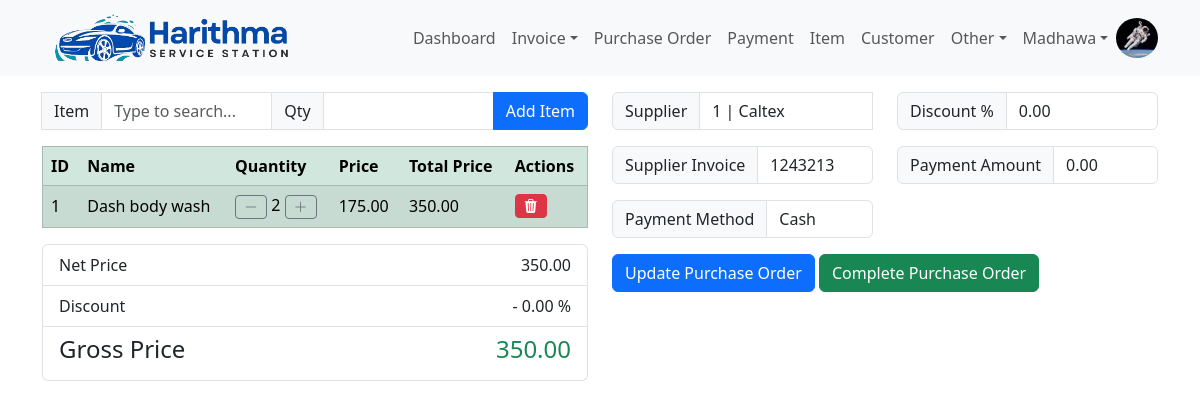
Screenshot of /purchase_order/head/1 (signed in) with the database file from the repository.
### harithmapos/models.py (models this page shows, shortened)
class User(db.Model, UserMixin):
    id = db.Column(db.Integer, primary_key=True)
    email = db.Column(db.String(120), unique=True, nullable=False)
    name = db.Column(db.String(50), nullable=False)
    image = db.Column(db.String(20), default='default.jpg')
    password = db.Column(db.String(60), nullable=False)
    create_dttm = db.Column(db.DateTime, nullable=False, default=datetime.utcnow)
    update_dttm = db.Column(db.DateTime, nullable=False, default=datetime.utcnow)

class PurchaseOrderDetail(db.Model):
    id = db.Column(db.Integer, primary_key=True)
    purchase_order_head_id = db.Column(db.Integer, db.ForeignKey('purchase_order_head.id'), nullable=False)
    item_id = db.Column(db.Integer, db.ForeignKey('item.id'), nullable=False)
    quantity = db.Column(db.Integer, nullable=False)
    total_cost = db.Column(db.Numeric(10,2), nullable=False)
    total_price = db.Column(db.Numeric(10,2), nullable=False)
    discount_pct = db.Column(db.Numeric(10,2), nullable=False)
    created_dttm = db.Column(db.DateTime, nullable=False, default=datetime.utcnow)
    update_dttm = db.Column(db.DateTime, nullable=False, default=datetime.utcnow)

class Item(db.Model):
    id = db.Column(db.Integer, primary_key=True)
    name = db.Column(db.String(100), nullable=False)
    description = db.Column(db.String(255))
    unit_of_measure = db.Column(db.String(20))
    quantity = db.Column(db.Integer)
    unit_cost = db.Column(db.Numeric(10,2))
    unit_price = db.Column(db.Numeric(10,2))
    discount_pct = db.Column(db.Numeric(5,2))
    create_dttm = db.Column(db.DateTime, nullable=False, default=datetime.utcnow)
    update_dttm = db.Column(db.DateTime, nullable=False, default=datetime.utcnow)
    invoice_details = db.relationship('InvoiceDetail', backref='item', lazy=True)
    item_invoice_details = db.relationship('ItemInvoiceDetail', backref='item', lazy=True)
    purchase_order_details = db.relationship('PurchaseOrderDetail', backref='item', lazy=True)

class PurchaseOrderHead(db.Model):
    id =  db.Column(db.Integer, primary_key=True)
    supplier_id = db.Column(db.Integer, db.ForeignKey('supplier.id'), nullable=False)
    supplier_invoice_id = db.Column(db.String(255))
    total_price = db.Column(db.Numeric(10,2), default=0)
    discount_pct = db.Column(db.Numeric(10,2), default=0)
    gross_price = db.Column(db.Numeric(10,2), default=0)
    payment_method = db.Column(db.String(10))
    paid_amount = db.Column(db.Numeric(10,2), default=0)
    remaining_amount = db.Column(db.Numeric(10,2))
    last_payment_date = db.Column(db.Date())
    created_dttm = db.Column(db.DateTime, nullable=False, default=datetime.utcnow)
    update_dttm = db.Column(db.DateTime, nullable=False, default=datetime.utcnow)
    purchase_order_details = db.relationship('PurchaseOrderDetail', backref='purchase_order', lazy=True)

### harithmapos/views/purchase_order/routes.py (the view, shortened to what this page needs)
@purchase_order_blueprint.route("/purchase_order/head/<int:purchase_order_head_id>", methods=['GET', 'POST'])
def purchase_order_head_detail(purchase_order_head_id):
    purchase_order_head_update_form = PurchaseOrderHeadUpdateForm()
    purchase_order_detail_create_form = PurchaseOrderDetailCreateForm()
    suppliers = Supplier.query.all()
    purchase_order_head = PurchaseOrderHead.query.get_or_404(purchase_order_head_id)
    purchase_order_details = PurchaseOrderDetail.query.filter(PurchaseOrderDetail.purchase_order_head_id==purchase_order_head_id)
    return render_template(
            'purchase_order/update.html',
            title='PurchaseOrder',
            purchase_order_head=purchase_order_head,
            purchase_order_head_update_form=purchase_order_head_update_form,
            purchase_order_detail_create_form=purchase_order_detail_create_form,
            suppliers=suppliers,
            purchase_order_details=purchase_order_details
        )

### harithmapos/views/purchase_order/forms.py
class PurchaseOrderHeadUpdateForm(FlaskForm):
    supplier = StringField("Supplier", validators=[DataRequired()])
    supplier_invoice_id = StringField("Supplier Invoice ID", validators=[DataRequired()])
    total_price = DecimalField("Total Price", places=2, validators=[Optional()])
    discount_pct = DecimalField("Discount Percentage", places=2, validators=[Optional()])
    gross_price = DecimalField("Gross Price", places=2, validators=[Optional()])
    payment_method = SelectField("Payment Method", choices=config.PAYMENT_METHOD_FORM_LIST)
    paid_amount = DecimalField("Paid Amount", places=2, validators=[Optional()])
    update_purchase_order = SubmitField('Update Purchase Order')
    complete_purchase_order = SubmitField('Complete Purchase Order')

class PurchaseOrderDetailCreateForm(FlaskForm):
    item = StringField("Item", validators=[DataRequired()])
    quantity = IntegerField("Qty", validators=[DataRequired()])
    submit = SubmitField('Add Item')

### harithmapos/models.py (called while the page is built)
@login_manager.user_loader
def load_user(user_id):
    return User.query.get(int(user_id))

### harithmapos/templates/purchase_order/update.html (shortened to what this page needs)
{% extends 'layout/base.html' %}
{% block body %}
<div class="container mt-3">
  <div class="row">
    <div class="col">
      <form action="{{url_for('purchase_order_blueprint.add_purchase_order_detail', purchase_order_head_id=purchase_order_head.id)}}" method="POST">
        <div class="input-group ">
          <span class="input-group-text">Item</span>
          {{ purchase_order_detail_create_form.item(class="form-control", list="ItemDatalistOptions", id="ItemDataList", placeholder="Type to search...") }}
          <span class="input-group-text">Qty</span>
          {{ purchase_order_detail_create_form.quantity(class="form-control") }}
          {{ purchase_order_detail_create_form.submit(class="btn btn-primary") }}
        </div>
      </form>
      <table class="table table-success table-striped table-hover" border="1">
        <thead class="thread-dark">
          <tr>
            <th scope="col">ID</th>
            <th scope="col">Name</th>
            <th scope="col">Quantity</th>
            <th scope="col">Price</th>
            <th scope="col">Total Price</th>
            <th scope="col">Actions</th>
          </tr>
        </thead>
        <tbody id="results">
          {% for purchase_order_detail in purchase_order_details %}
          <tr>
            <td class="align-middle">{{purchase_order_detail.id}}</td>
            <td class="align-middle">{{purchase_order_detail.item.name}}</td>
            <td class="align-middle">
              <a href="{{url_for('purchase_order_blueprint.decrease_quantity_purchase_order_detail', purchase_order_detail_id=purchase_order_detail.id)}}" class="btn btn-outline-secondary btn-sm"><i class="bi bi-dash-lg"></i></a>
              {{purchase_order_detail.quantity}}
              <a href="{{url_for('purchase_order_blueprint.increase_quantity_purchase_order_detail', purchase_order_detail_id=purchase_order_detail.id)}}" class="btn btn-outline-secondary btn-sm"><i class="bi bi-plus-lg"></i></a>
            </td>
            <td class="align-middle">{{purchase_order_detail.item.unit_price}}</td>
            <td class="align-middle">{{purchase_order_detail.total_price}}</td>
            <td class="align-middle">
              <a href="{{url_for('purchase_order_blueprint.delete_purchase_order_detail', purchase_order_detail_id=purchase_order_detail.id)}}" class="btn btn-sm btn-danger" data-toggle="tooltip" data-placement="top" title="Delete supplier"
                onclick="return confirm('Are you sure to delete?')"><i class="bi bi-trash3-fill"></i></a>
            </td>
          </tr>
          {% endfor %}
        </tbody>
      </table>
      <ul class="list-group mb-3">
        <li class="list-group-item d-flex justify-content-between">
          <span>Net Price</span>
          <text>{{ '{:,}'.format(purchase_order_head.total_price) }}</text>
        </li>
        <li class="list-group-item d-flex justify-content-between">
          <span>Discount</span>
          <text>- {{ purchase_order_head.discount_pct }} %</text>
        </li>
        <li class="list-group-item d-flex justify-content-between">
          <h4>Gross Price</h4>
          <h4 class="text-success">{{ '{:,}'.format(purchase_order_head.gross_price) }}</h4>
        </li>
      </ul>
    </div>
    <div class="col">
        <form action="{{url_for('purchase_order_blueprint.purchase_order_head_detail', purchase_order_head_id=purchase_order_head.id)}}" method="POST">
            <div class="row">
                <div class="col">
                  <div class="input-group mb-3">
                      <span class="input-group-text" id="inputGroup-sizing-default">Supplier</span>
                      {{ purchase_order_head_update_form.supplier(class="form-control", list="datalistOptionsSupplier", id="supplierDataList", value=purchase_order_head.supplier.id|string+" | "+purchase_order_head.supplier.name) }}
                  </div>
                  <div class="input-group mb-3">
                    <span class="input-group-text" id="inputGroup-sizing-default">Supplier Invoice</span>
                    {{ purchase_order_head_update_form.supplier_invoice_id(class="form-control form-control", value=purchase_order_head.supplier_invoice_id) }}
                  </div>
                  <div class="input-group mb-3">
                    <span class="input-group-text" id="inputGroup-sizing-default">Payment Method</span>
                    {{ purchase_order_head_update_form.payment_method(class="form-control form-control", value=purchase_order_head.payment_method) }}
                  </div>
                </div>
                <div class="col">
                  <div class="input-group mb-3">
                    <span class="input-group-text" id="inputGroup-sizing-default">Discount %</span>
                    {{ purchase_order_head_update_form.discount_pct(class="form-control form-control", value=purchase_order_head.discount_pct) }}
                  </div>
                  <div class="input-group mb-3">
                    <span class="input-group-text" id="inputGroup-sizing-default">Payment Amount</span>
                    {{ purchase_order_head_update_form.paid_amount(class="form-control form-control", value=purchase_order_head.paid_amount) }}
                  </div>
                </div>
            </div>
            <div class="row">
                <div class="col-auto">
                  {{ purchase_order_head_update_form.update_purchase_order(class="btn btn-primary mb-3") }}
                  {{ purchase_order_head_update_form.complete_purchase_order(class="btn btn-success mb-3") }}
                </div>
            </div>
        </form>
    </div>
  </div>
</div>
{% endblock %}

### harithmapos/templates/layout/navbar.html (shortened to what this page needs)
<nav class="navbar navbar-expand-lg navbar-light bg-light">
    <div class="container">
        <a href="" class="navbar-brand">
            <img src="{{url_for('static', filename='Harithma-logo.png')}}" height="50" class="d-inline-block align-text-top" alt="">
        </a>
        <div class="collapse navbar-collapse" id="navbarCollapse">
            <ul class="navbar-nav ms-auto">
                {% if current_user.is_authenticated %}
                    <a class="nav-item nav-link" href="{{ url_for('dashboard_blueprint.dashboard') }}">Dashboard</a>
                    <li class="nav-item dropdown">
                        <a class="nav-link dropdown-toggle" href="#" role="button" data-bs-toggle="dropdown" aria-expanded="false">Invoice</a>
                    </li>
                    <a class="nav-item nav-link" href="{{ url_for('purchase_order_blueprint.purchase_order_head') }}">Purchase Order</a>
                    <a class="nav-item nav-link" href="{{ url_for('payment_blueprint.payment') }}">Payment</a>
                    <a class="nav-item nav-link" href="{{ url_for('item_blueprint.item') }}">Item</a>
                    <a class="nav-item nav-link" href="{{ url_for('customer_blueprint.customer') }}">Customer</a>
                    <li class="nav-item dropdown">
                        <a class="nav-link dropdown-toggle" href="#" role="button" data-bs-toggle="dropdown" aria-expanded="false">Other</a>
                    </li>
                    <li class="nav-item dropdown">
                        <a class="nav-link dropdown-toggle" href="#" role="button" data-bs-toggle="dropdown" aria-expanded="false">{{ current_user.name }}</a>
                    </li>
                    <img src="{{ url_for('static', filename='user_images/'+current_user.image) }}" class="rounded-circle" height="40" alt="Avatar" />
                {% else %}
                    <a class="nav-item nav-link" href="{{ url_for('user_blueprint.login') }}">Login</a>
                    <a class="nav-item nav-link" href="{{ url_for('user_blueprint.register') }}">Register</a>
                {% endif %}
            </ul>
        </div>
    </div>
</nav>

### rows the page displays
User: name "Madhawa", image (picture)
PurchaseOrderDetail: id "1", item.name "Dash body wash", quantity "2", item.unit_price "175.00", total_price "350.00"
PurchaseOrderHead: total_price "350.00", discount_pct "0.00", gross_price "350.00", supplier "1 | Caltex", supplier_invoice_id "1243213", payment_method "Cash", paid_amount "0.00"
